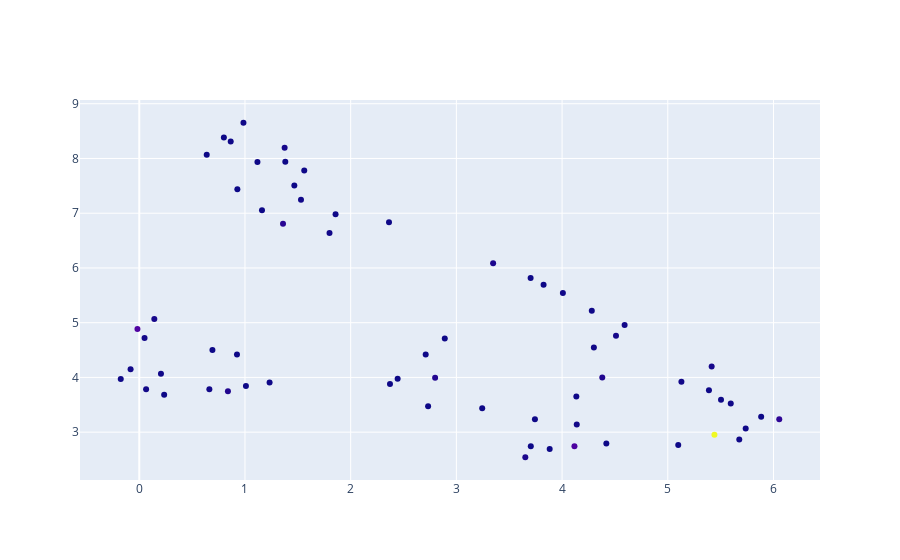

Here is the notebook cell this chart was saved with:
### Markdown cell above
## Compute 2D umap representation of our data
We use the same pipeline for computing 2D data for plotting our results

### Code cell
Xr = UMAP(n_components=2).fit_transform(X)
fig = go.Figure(data=go.Scatter(x=Xr[:, 0],
                                y=Xr[:, 1],
                                mode='markers',
                                text=[f'{label}|{n_token}' for label, n_token in zip(aggr.label, aggr.n_texts)],
                                marker_color=aggr.n_tokens))


fig.show()

### Figure 1 — Plotly figure (JSON) as saved in the notebook; plotly's stock layout.template omitted (floating-point values rounded to 4 significant figures)
{"data": [{"marker": {"color": [12181830, 1589231, 1676394, 670914, 810080, 532378, 395234, 484261, 485290, 361604, 237221, 243233, 207250, 240343, 147740, 144459, 156794, 126810, 136157, 118492, 143324, 98198, 147809, 135981, 95279, 78349, 105164, 137156, 100770, 73679, 69555, 57035, 83374, 58867, 54356, 41719, 45473, 47078, 42856, 38277, 45145, 44621, 26038, 43172, 29945, 34642, 42262, 67385, 36370, 29621, 57788, 42901, 30327, 52111, 28061, 38116, 22157, 31430, 25831, 30004, 33941, 27401, 21666, 31173, 27648]}, "mode": "markers", "text": ["English|1382", "French|204", "German|190", "Japanese|100", "English, Spanish|78", "Spanish|71", "Korean|51", "English, French|51", "Turkish|45", "French, English|45", "Mandarin|33", "German, English|29", "English, German|24", "English, Russian|24", "Norwegian|23", "Danish|21", "Dutch|21", "English, Japanese|18", "Swedish|18", "Russian|18", "Italian|18", "Icelandic|15", "English, Italian|13", "English, Ukrainian|13", "Cantonese|13", "Thai|12", "Hindi|11", "English, Arabic|11", "English, Mandarin|11", "Portuguese|10", "Spanish, English|10", "Japanese, English|10", "English, Portuguese|9", "French, German|8", "Mandarin, English|8", "Cantonese, English|7", "German, Turkish|7", "Mandarin, Cantonese|7", "English, French, Italian|6", "Korean, English|6", "French, Arabic|6", "Chinese|6", "Greek|5", "Swedish, English|5", "Norwegian, English|5", "English, Chinese|5", "English, Latin|5", "English, Hebrew|5", "French, Italian|5", "Polish|5", "English, French, German|5", "English, Greek|5", "Swiss German|5", "English, Korean|5", "French, Spanish|4", "English, Italian, Spanish|4", "Thai, English|4", "Russian, English|4", "Arabic, French|4", "English, Thai|4", "Arabic|4", "Cantonese, Mandarin|4", "English, Arabic, Hebrew|4", "Romanian|4", "Dutch, English|4"], "type": "scatter", "x": [5.441, 4.117, -0.01719, 1.36, 6.055, 2.799, 3.347, 4.38, 0.8387, 3.652, 1.375, 0.1423, 4.51, 5.415, 0.06449, 1.8, 0.04977, 4.008, -0.08219, 1.53, 0.663, 0.2051, 4.139, 5.129, 0.9855, 0.865, 4.301, 4.592, 5.596, 1.233, 2.71, 1.857, 5.676, 4.135, 1.561, 2.363, -0.1753, 1.118, 4.419, 3.702, 2.372, 0.638, 1.467, 5.099, 0.6921, 2.89, 3.244, 5.737, 3.743, 3.825, 4.281, 5.503, 0.2354, 5.389, 3.704, 0.9243, 0.928, 1.161, 2.732, 5.883, 0.8005, 1.381, 2.444, 1.009, 3.883], "y": [2.951, 2.741, 4.887, 6.809, 3.237, 3.993, 6.085, 4.0, 3.749, 2.542, 8.195, 5.068, 4.762, 4.198, 3.786, 6.64, 4.721, 5.544, 4.149, 7.245, 3.784, 4.069, 3.142, 3.92, 8.653, 8.308, 4.546, 4.958, 3.524, 3.91, 4.419, 6.982, 2.867, 3.652, 7.781, 6.836, 3.97, 7.935, 2.795, 5.816, 3.881, 8.066, 7.504, 2.765, 4.5, 4.709, 3.436, 3.069, 3.238, 5.695, 5.219, 3.592, 3.686, 3.767, 2.742, 4.418, 7.438, 7.055, 3.472, 3.283, 8.385, 7.942, 3.974, 3.845, 2.693]}], "layout": {}}
